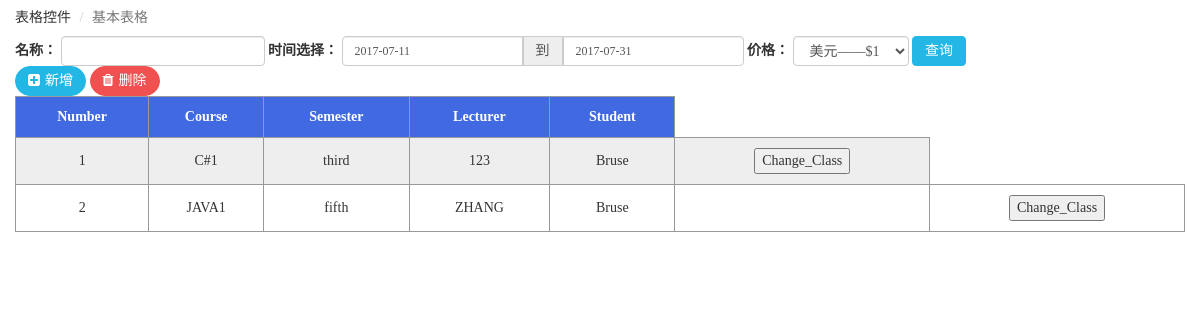
The page /select_class/ (signed in) on the database its author committed.
### AttSystem/models.py (models this page shows)
class Class(models.Model):
    id = models.AutoField(primary_key=True)
    number = models.IntegerField()
    course = models.ForeignKey("Course", on_delete=models.SET_NULL,null=True)
    semester = models.ForeignKey("Semester",on_delete=models.SET_NULL,null=True)
    Lecturer = models.ForeignKey("Lecturer",on_delete=models.SET_NULL,null=True)
    student = models.ManyToManyField("Student", related_name="student")

class Course(models.Model):
    id = models.AutoField(primary_key=True)
    code = models.CharField(max_length=50)
    name = models.CharField(max_length=50)

class Semester(models.Model):
    id = models.AutoField(primary_key=True)
    year = models.IntegerField()
    semester = models.CharField(max_length=50)
    course = models.ManyToManyField("Course")

class Lecturer(models.Model):
    staff_id = models.IntegerField()
    DOB = models.DateTimeField()
    user = models.OneToOneField(User, on_delete=models.SET_NULL,null=True)

class Student(models.Model):
    student_id = models.IntegerField()
    DOB = models.DateTimeField()
    user = models.OneToOneField(User, on_delete=models.SET_NULL,null=True)
    attend = models.FloatField()
    mycourse = models.ManyToManyField("Course")
    myclass = models.ManyToManyField("Class",related_name="myclass")

### AttSystem/view_set/class_view.py (the view)
# urls.py: path('select_class/', class_view.select_class, name='select_class'),
@login_required
@permission_required('AttSystem.view_class', raise_exception=True)
def select_class(request):
    if request.method == 'GET':
        myclass = Class.objects.all()
        return render(request, 'select_class.html', {"myclass":myclass})

### templates/select_class.html (shortened to what this page needs)
<!DOCTYPE html>
<html lang="en">
<head>
    <link rel="stylesheet" href="../static/css/bootstrap.css">
    <link rel="stylesheet" href="../static/css/animate.css">
    <link rel="stylesheet" href="../static/css/font-awesome.min.css">
    <link rel="stylesheet" href="../static/css/plugins/nprogress/nprogress.css">
    <link rel="stylesheet" href="../static/css/plugins/metisMenu/metisMenu.css">
    <link rel="stylesheet" href="../static/css/style.css">
</head>
<body class="">
    <ol class="breadcrumb">
        <li>表格控件</li>
        <li class="active">基本表格</li>
    </ol>
    <div class="content">
        <div class="row">
            <div class="col-sm-12">
                <form class="form-inline">
                    <div class="form-group">
                        <label for="name1" class="control-label">名称：</label>
                        <input type="text" class="form-control" id="name1">
                    </div>
                    <div class="form-group">
                        <label class="control-label">时间选择：</label>
                        <div class="input-daterange input-group" id="datepicker">
                            <input type="text" class="input-sm form-control" name="start" value="2017-07-11" />
                            <span class="input-group-addon">到</span>
                            <input type="text" class="input-sm form-control" name="end" value="2017-07-31" />
                        </div>
                    </div>
                    <div class="form-group">
                        <label for="time" class="control-label">价格：</label>
                        <select class="form-control">
                            <option>美元——$1</option>
                        </select>
                    </div>
                    <button class="btn btn-info">查询</button>
                </form>
                <div class=" hidden-xs" id="exampleTableEventsToolbar" role="group">
                    <button id="newForm" data-toggle="modal" type="button" class="btn btn-info">
                                        <i class="fa fa-plus-square" aria-hidden="true"></i>新增
                                    </button>
                    <button id="delete" type="button" class="btn btn-danger">
                                        <i class="fa fa-trash" aria-hidden="true"></i>删除
                                    </button>
                </div>
                <table id="table" class="animated fadeInRight" data-row-style="rowStyle" data-mobile-responsive="true">
                                    <thead style="text-align: center" >
                                    <tr>
                                        <th>Number</th>
                                        <th>Course</th>
                                        <th>Semester</th>
                                        <th>Lecturer</th>
                                        <th>Student</th>
                                    </tr>
                                    </thead>
                                    <tbody>
                                    {% for cla in myclass %}
                                    <tr>
                                        <td>{{ cla.number }}</td>
                                        <td>{{ cla.course.name }}</td>
                                        <td>{{ cla.semester.semester }}</td>
                                        <td>{{ cla.Lecturer.user.first_name }}</td>
                                        {% for s in cla.student.all %}
                                            <td>{{ s.user.first_name }}</td>
                                        {% endfor %}
                                        <td><button onclick="window.location.href='{% url 'change_class' %}?id={{ cla.id }}'">Change_Class</button></td>
                                    </tr>
                                    {% endfor %}
                                    </tbody>
                </table>
            </div>
        </div>
    </div>
</body>
</html>

### static/css/style.css (style rules this page uses)
html, body { height: 100%; overflow-x: hidden; font-family: Microsoft YaHei; }
body { margin: 0; }
.row { margin-right: 0; margin-left: 0; }
.btn>i { margin-right: 5px; }
.btn { padding: 4px 12px; }
.hidden-xs .btn { border-radius: 30px; }
.btn-info { color: #ffffff !important; background-color: #23b7e5; border-color: #23b7e5; }
.btn-danger { color: #ffffff !important; background-color: #f05050; border-color: #f05050; }
table { width: 100%; border-collapse: collapse; overflow: auto; }
th,td { border: 1px solid #999; text-align: center; padding: 10px 0; }
table thead tr { background-color: #4169E1; color: #fff; }
table tbody tr:nth-child(odd) { background-color: #eee; }
.form-control { height: 30px; padding: 3px 12px; }
.input-daterange input:first-child { border-radius: 4px 0 0 4px; }
.input-daterange input:last-child { border-radius: 0 4px 4px 0; }
.breadcrumb { background-color: #fff; margin-bottom: 0; }

### rows shown on the page
Class: number "1", course.name "C#1", semester.semester "third", Lecturer.user.first_name "123"
Student: user.first_name "Bruse"
Class: number "2", course.name "JAVA1", semester.semester "fifth", Lecturer.user.first_name "ZHANG"
